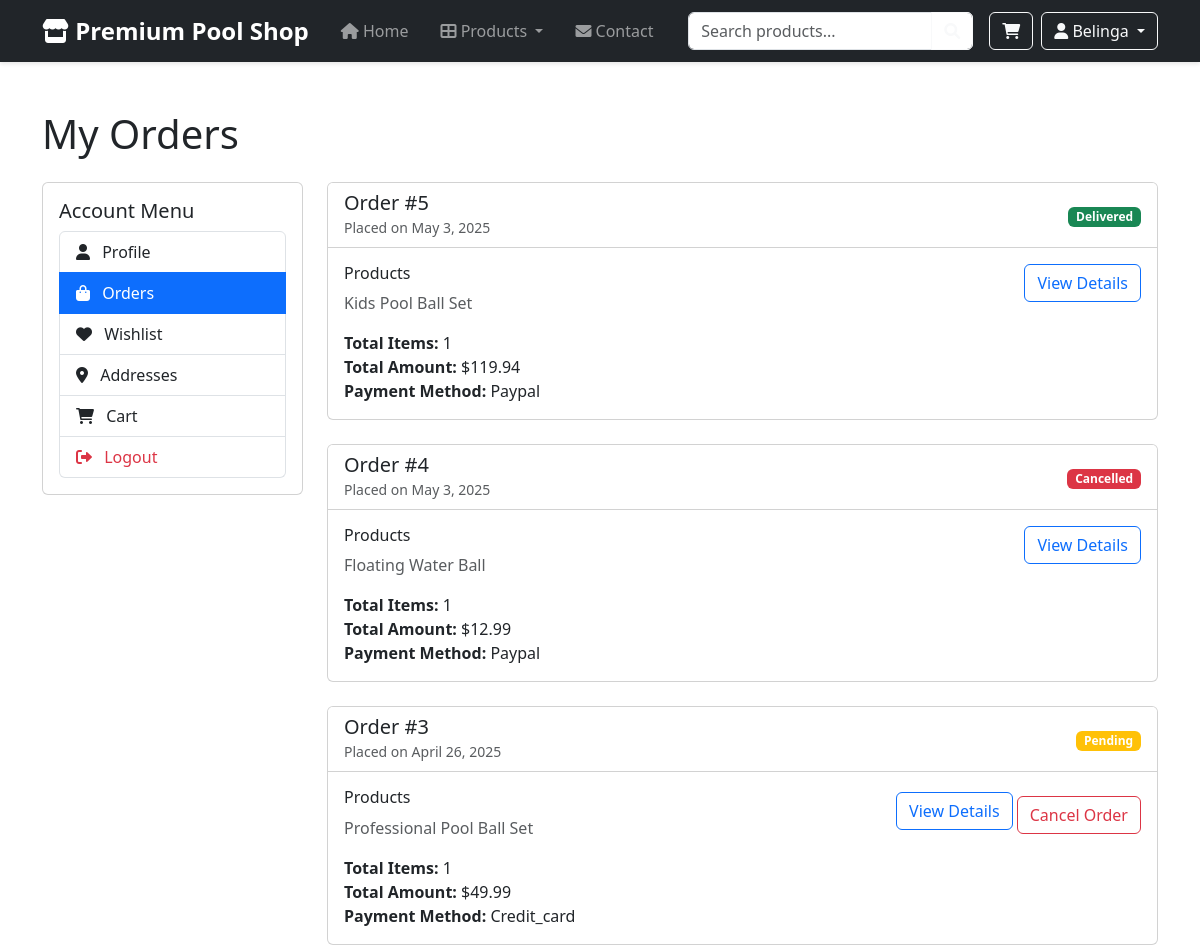
Page /orders/orders.php (signed in, upper part) on the earlier database version.
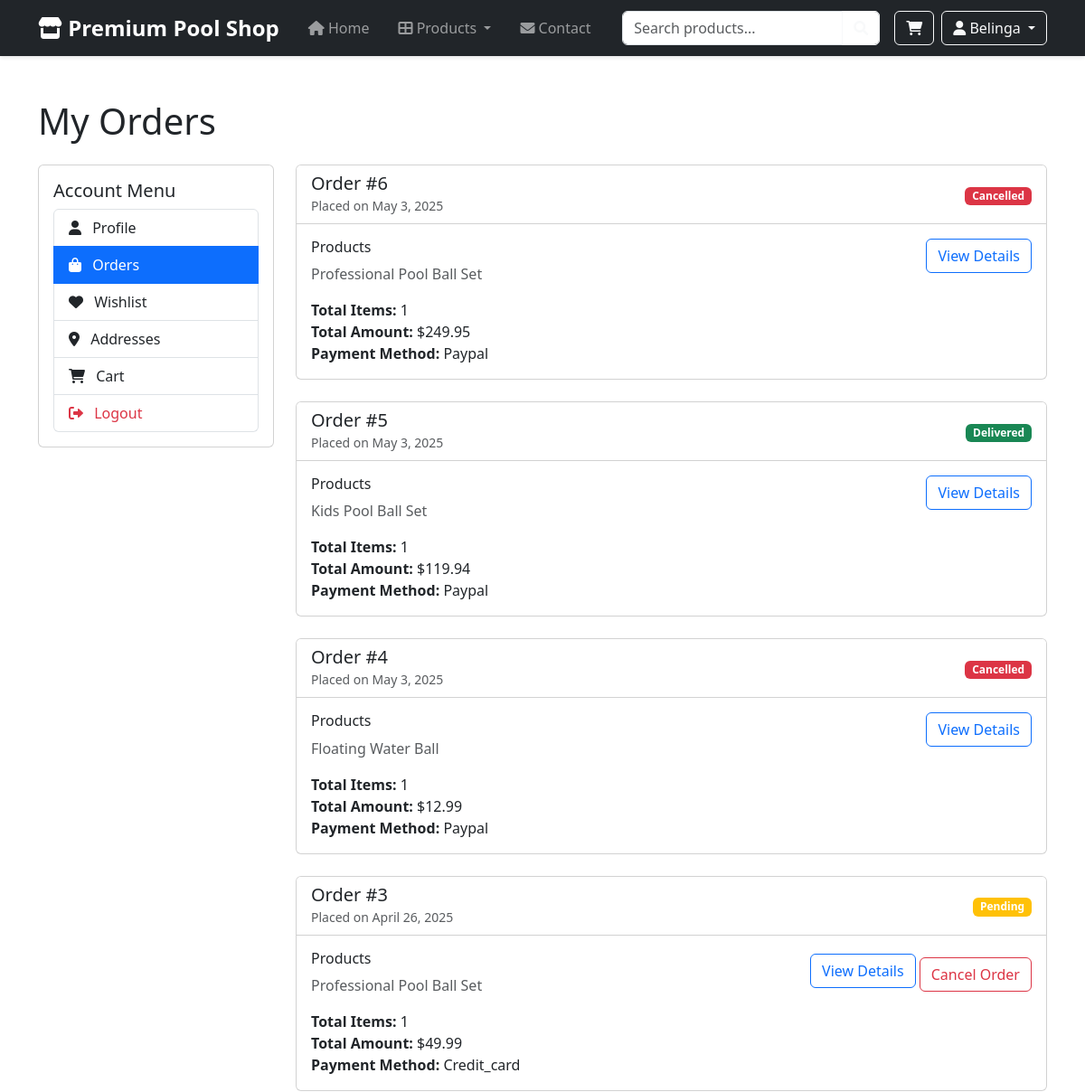
Same page on the later database version.
### tables this page shows
CREATE TABLE `orders` (
  `id` int(11) NOT NULL,
  `user_id` int(11) NOT NULL,
  `total_amount` decimal(10,2) NOT NULL,
  `status` enum('pending','processing','shipped','delivered','cancelled') DEFAULT 'pending',
  `shipping_address` text NOT NULL,
  `billing_address` text NOT NULL,
  `payment_method` varchar(50) NOT NULL,
  `notes` text DEFAULT NULL,
  `created_at` timestamp NOT NULL DEFAULT current_timestamp(),
  `updated_at` timestamp NOT NULL DEFAULT current_timestamp() ON UPDATE current_timestamp()
);

### includes/config/session.php (called while the page is built, shortened)
<?php
function isLoggedIn() {
    return isset($_SESSION['user_id']);
}
function getCurrentUsername() {
    return $_SESSION['username'] ?? 'Guest';
}
?>

### orders/orders.php (the view, shortened to what this page needs)
<?php
require_once __DIR__ . "/../includes/config/database.php";
require_once __DIR__ . "/../includes/config/session.php";
$orders_sql = "SELECT o.*,
               COUNT(oi.id) as total_items,
               GROUP_CONCAT(p.name SEPARATOR ', ') as product_names
               FROM orders o
               LEFT JOIN order_items oi ON o.id = oi.order_id
               LEFT JOIN products p ON oi.product_id = p.id
               WHERE o.user_id = ?
               GROUP BY o.id
               ORDER BY o.created_at DESC";
$stmt = mysqli_prepare($conn, $orders_sql);
mysqli_stmt_bind_param($stmt, "i", $_SESSION['user_id']);
mysqli_stmt_execute($stmt);
$orders_result = mysqli_stmt_get_result($stmt);
include __DIR__ . '/../includes/components/header.php';
?>
<div class="container py-5">
    <h1 class="mb-4">My Orders</h1>
    <div class="row">
        <?php include __DIR__ . '/../includes/components/account_menu.php'; ?>
        <div class="col-md-9">
            <?php if (mysqli_num_rows($orders_result) > 0): ?>
                <?php while ($order = mysqli_fetch_assoc($orders_result)): ?>
                    <div class="card mb-4">
                        <div class="card-header bg-white">
                            <div class="row align-items-center">
                                <div class="col-md-6">
                                    <h5 class="mb-0">Order #<?php echo $order['id']; ?></h5>
                                    <small class="text-muted">
                                        Placed on <?php echo date('F j, Y', strtotime($order['created_at'])); ?>
                                    </small>
                                </div>
                                <div class="col-md-6 text-md-end">
                                    <span class="badge bg-<?php
                                        echo match($order['status']) {
                                            'pending' => 'warning',
                                            'processing' => 'info',
                                            'shipped' => 'primary',
                                            'delivered' => 'success',
                                            'cancelled' => 'danger',
                                            default => 'secondary'
                                        };
                                    ?>">
                                        <?php echo ucfirst($order['status']); ?>
                                    </span>
                                </div>
                            </div>
                        </div>
                        <div class="card-body">
                            <div class="row">
                                <div class="col-md-8">
                                    <h6>Products</h6>
                                    <p class="text-muted"><?php echo htmlspecialchars($order['product_names']); ?></p>
                                    <p class="mb-0">
                                        <strong>Total Items:</strong> <?php echo $order['total_items']; ?><br>
                                        <strong>Total Amount:</strong> $<?php echo number_format($order['total_amount'], 2); ?><br>
                                        <strong>Payment Method:</strong> <?php echo ucfirst($order['payment_method']); ?>
                                    </p>
                                </div>
                                <div class="col-md-4 text-md-end">
                                    <a href="order_details.php?id=<?php echo $order['id']; ?>" class="btn btn-outline-primary">
                                        View Details
                                    </a>
                                    <?php if ($order['status'] === 'pending'): ?>
                                        <button class="btn btn-outline-danger mt-2 cancel-order" data-order-id="<?php echo $order['id']; ?>">
                                            Cancel Order
                                        </button>
                                    <?php endif; ?>
                                </div>
                            </div>
                        </div>
                    </div>
                <?php endwhile; ?>
            <?php endif; ?>
        </div>
    </div>
</div>
<?php include __DIR__ . '/../includes/components/footer.php'; ?>

### includes/components/header.php (shortened to what this page needs)
<?php
require_once __DIR__ . "/../config/session.php";
?>
<!DOCTYPE html>
<html lang="en">
<head>
    <link href="https://cdn.jsdelivr.net/npm/bootstrap@5.3.0/dist/css/bootstrap.min.css" rel="stylesheet">
    <link href="https://cdnjs.cloudflare.com/ajax/libs/font-awesome/6.0.0/css/all.min.css" rel="stylesheet">
</head>
<body>
    <nav class="navbar navbar-expand-lg navbar-dark bg-dark sticky-top">
        <div class="container">
            <a class="navbar-brand" href="/E-commerce_Belingheri_Barlascini/index.php">
                <i class="fas fa-store"></i> Premium Pool Shop
            </a>
            <div class="collapse navbar-collapse" id="navbarNav">
                <ul class="navbar-nav me-auto">
                    <li class="nav-item">
                        <a class="nav-link" href="/E-commerce_Belingheri_Barlascini/index.php">
                            <i class="fas fa-home"></i> Home
                        </a>
                    </li>
                    <li class="nav-item dropdown">
                        <a class="nav-link dropdown-toggle" href="#" id="productsDropdown" role="button" data-bs-toggle="dropdown">
                            <i class="fas fa-th-large"></i> Products
                        </a>
                    </li>
                    <li class="nav-item">
                        <a class="nav-link" href="/E-commerce_Belingheri_Barlascini/pages/contact.php">
                            <i class="fas fa-envelope"></i> Contact
                        </a>
                    </li>
                </ul>
                <form class="d-flex me-3 search-form" action="/E-commerce_Belingheri_Barlascini/products.php" method="GET">
                    <input class="form-control" type="search" name="search" placeholder="Search products...">
                    <button class="btn btn-outline-light" type="submit">
                        <i class="fas fa-search"></i>
                    </button>
                </form>
                <div class="d-flex">
                    <a href="<?php echo isLoggedIn() ? '/E-commerce_Belingheri_Barlascini/cart/cart.php' : '/E-commerce_Belingheri_Barlascini/auth/login.php'; ?>" class="btn btn-outline-light me-2 position-relative">
                        <i class="fas fa-shopping-cart"></i>
                    </a>
                    <?php if(isLoggedIn()): ?>
                        <div class="dropdown">
                            <button class="btn btn-outline-light dropdown-toggle" type="button" id="userDropdown" data-bs-toggle="dropdown" aria-expanded="false">
                                <i class="fas fa-user"></i> <?php echo htmlspecialchars(getCurrentUsername()); ?>
                            </button>
                        </div>
                    <?php else: ?>
                        <a href="/E-commerce_Belingheri_Barlascini/auth/login.php" class="btn btn-outline-light">
                            <i class="fas fa-sign-in-alt"></i> Login
                        </a>
                    <?php endif; ?>
                </div>
            </div>
        </div>
    </nav>
</body>
</html>

### includes/components/account_menu.php (shortened to what this page needs)
<?php
$current_path = $_SERVER['PHP_SELF'];
function isActive($path, $section) {
    $result = strpos($path, BASE_PATH . $section) !== false;
    return $result;
}
function getUrl($path) {
    return BASE_PATH . $path;
}
?>
<div class="col-md-3">
    <div class="card mb-4">
        <div class="card-body">
            <h5 class="card-title">Account Menu</h5>
            <div class="list-group">
                <a href="<?php echo getUrl('/account/account.php'); ?>"
                   class="list-group-item list-group-item-action <?php echo isActive($current_path, '/account/') ? 'active' : ''; ?>">
                    <i class="fas fa-user me-2"></i> Profile
                </a>
                <a href="<?php echo getUrl('/orders/orders.php'); ?>"
                   class="list-group-item list-group-item-action <?php echo isActive($current_path, '/orders/') ? 'active' : ''; ?>">
                    <i class="fas fa-shopping-bag me-2"></i> Orders
                </a>
                <a href="<?php echo getUrl('/wishlist/wishlist.php'); ?>"
                   class="list-group-item list-group-item-action <?php echo isActive($current_path, '/wishlist/') ? 'active' : ''; ?>">
                    <i class="fas fa-heart me-2"></i> Wishlist
                </a>
                <a href="<?php echo getUrl('/addresses/addresses.php'); ?>"
                   class="list-group-item list-group-item-action <?php echo isActive($current_path, '/addresses/') ? 'active' : ''; ?>">
                    <i class="fas fa-map-marker-alt me-2"></i> Addresses
                </a>
                <a href="<?php echo getUrl('/cart/cart.php'); ?>"
                   class="list-group-item list-group-item-action <?php echo isActive($current_path, '/cart/') ? 'active' : ''; ?>"
                   onclick="console.log('Cart link clicked');">
                    <i class="fas fa-shopping-cart me-2"></i> Cart
                </a>
                <a href="<?php echo getUrl('/auth/logout.php'); ?>"
                   class="list-group-item list-group-item-action text-danger">
                    <i class="fas fa-sign-out-alt me-2"></i> Logout
                </a>
            </div>
        </div>
    </div>
</div>

### includes/components/footer.php (shortened to what this page needs)
</body>
</html>

### includes/components/header.php (style rules this page uses)
.navbar { box-shadow: 0 2px 4px rgba(0,0,0,0.1); }
.navbar-brand { font-weight: bold; font-size: 1.5rem; }
.nav-link { font-weight: 500; padding: 0.5rem 1rem !important; }
.search-form { position: relative; min-width: 200px; }
.search-form .form-control { padding-right: 40px; }
.search-form .btn { position: absolute; right: 0; top: 0; height: 100%; border-top-left-radius: 0; border-bottom-left-radius: 0; }

Differences in the rows shown:
added orders: id "6", created_at "May 3, 2025", status "Cancelled", product_names "Professional Pool Ball Set", total_items "1", total_amount "249.95", payment_method "Paypal"
